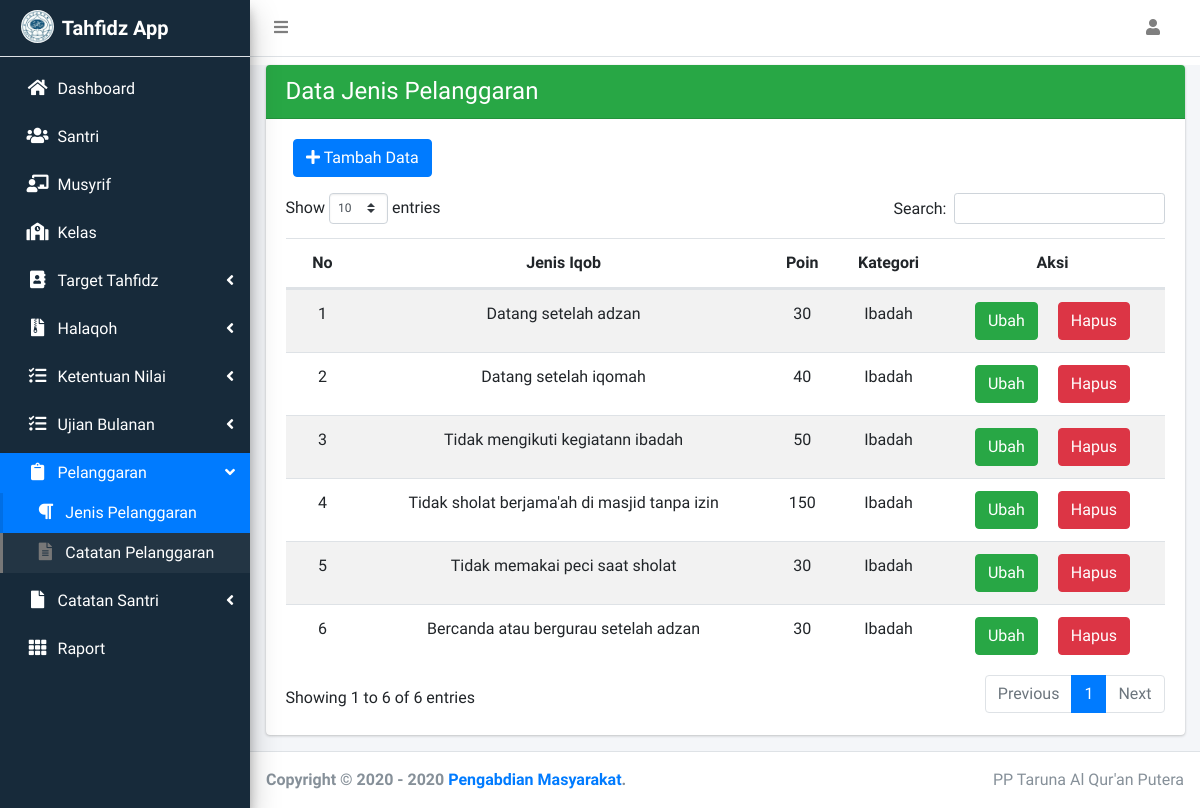
The page /index.php/pelanggaran/jenis_pelanggaran on the database its author committed.
### tables this page shows
CREATE TABLE `jenispelanggaran` (
  `IdJenisIqob` int(11) NOT NULL,
  `JenisIqob` varchar(100) NOT NULL,
  `Poin` double NOT NULL,
  `Kategori` enum('Ibadah','Bahasa') NOT NULL
);

### application/views/templates/content.php (called while the page is built)
<?php
if ($isi) {
  $this->load->view($isi);
}

### application/views/templates/wrapper-admin.php (called while the page is built)
<?php
require_once 'header.php';
require_once 'navbar.php';
require_once 'sidebar.php';
require_once 'content.php';
require_once 'footer.php';

### application/controllers/pelanggaran/Jenis_pelanggaran.php (called while the page is built, shortened)
<?php
class Jenis_pelanggaran extends CI_Controller
{
  public function __construct()
  {
    $this->load->model('Jenis_pelanggaran_M');
  }
  public function index()
  {
    $data = [
      'title' => 'Data Jenis Pelanggaran',
      'user' => $this->db->get_where('login', ['username' => $this->session->userdata('username')])->row_array(),
      'jenispelanggaran' => $this->Jenis_pelanggaran_M->getAllJenisPelanggaran(),
      'isi' => 'pelanggaran/v-jenispelanggaran',
    ];
    $this->load->view('templates/wrapper-admin', $data);
  }
}

### index.php (called while the page is built, shortened)
<?php
require_once BASEPATH.'core/CodeIgniter.php';

### application/models/Jenis_pelanggaran_M.php (called while the page is built, shortened)
<?php
class Jenis_pelanggaran_M extends CI_Model
{
  public function getAllJenisPelanggaran()
  {
    return $this->db->get('jenispelanggaran')->result_array();
  }
}

### application/views/pelanggaran/v-jenispelanggaran.php (the view, shortened to what this page needs)
<div class="content-wrapper">
  <div class="content mt-2">
    <div class="container-fluid">
      <div class="row">
        <div class="col-sm">
          <div class="card">
            <div class="card-header bg-success">
              <h4 class="m-0"><?= $title; ?></h4>
            </div>
            <div class="card-body">
              <div class="col mb-3">
                <button type="button" class="btn btn-primary" data-toggle="modal" data-target="#addJenisPelanggaran"><i class="fas fa-plus"></i> Tambah Data</button>
              </div>
              <table id="example2" class="table  table-striped text-center">
                <thead>
                  <tr>
                    <th style="width: 50px;">No</th>
                    <th>Jenis Iqob</th>
                    <th>Poin</th>
                    <th>Kategori</th>
                    <th style="width: 200px;">Aksi</th>
                  </tr>
                </thead>
                <tbody>
                  <?php
                  $no = 1;
                  foreach ($jenispelanggaran as $jp) : ?>
                    <tr>
                      <td><?= $no++; ?></td>
                      <td><?= $jp['JenisIqob']; ?></td>
                      <td><?= $jp['Poin']; ?></td>
                      <td><?= $jp['Kategori']; ?></td>
                      <td>
                        <button class="btn btn-success" data-toggle="modal" data-target="#UpdateJenisPelanggaran<?= $jp['IdJenisIqob']; ?>">Ubah</button>
                        <a href="<?= base_url('pelanggaran/jenis_pelanggaran/delete/' . $jp['IdJenisIqob']); ?>" class="btn btn-danger ml-3 tombol-hapus" tipeData="Jenis Pelanggaran" namaData=<?= $jp['JenisIqob']; ?>>Hapus</a>
                      </td>
                    </tr>
                  <?php endforeach; ?>
                </tbody>
              </table>
            </div>
          </div>
        </div>
      </div>
    </div>
  </div>
</div>

### rows shown on the page
jenispelanggaran: JenisIqob "Datang setelah adzan", Poin "30", Kategori "Ibadah"
jenispelanggaran: JenisIqob "Datang setelah iqomah", Poin "40", Kategori "Ibadah"
jenispelanggaran: JenisIqob "Tidak mengikuti kegiatann ibadah", Poin "50", Kategori "Ibadah"
jenispelanggaran: JenisIqob "Tidak sholat berjama'ah di masjid tanpa izin", Poin "150", Kategori "Ibadah"
jenispelanggaran: JenisIqob "Tidak memakai peci saat sholat", Poin "30", Kategori "Ibadah"
jenispelanggaran: JenisIqob "Bercanda atau bergurau setelah adzan", Poin "30", Kategori "Ibadah"

### other values the page prints
$title "Data Jenis Pelanggaran"
